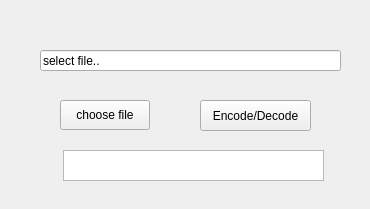
<?xml version="1.0" encoding="UTF-8"?>
<ui version="4.0">
 <class>Encoder</class>
 <widget class="QWidget" name="Encoder">
  <property name="geometry">
   <rect>
    <x>0</x>
    <y>0</y>
    <width>370</width>
    <height>209</height>
   </rect>
  </property>
  <property name="windowTitle">
   <string>Encoder</string>
  </property>
  <widget class="QLineEdit" name="file_path">
   <property name="geometry">
    <rect>
     <x>40</x>
     <y>50</y>
     <width>301</width>
     <height>21</height>
    </rect>
   </property>
   <property name="toolTip">
    <string>&lt;html&gt;&lt;head/&gt;&lt;body&gt;&lt;p&gt;select file or directory&lt;/p&gt;&lt;/body&gt;&lt;/html&gt;</string>
   </property>
   <property name="text">
    <string>select file..</string>
   </property>
   <property name="readOnly">
    <bool>true</bool>
   </property>
  </widget>
  <widget class="QPushButton" name="encode_or_decode_button">
   <property name="geometry">
    <rect>
     <x>200</x>
     <y>100</y>
     <width>111</width>
     <height>31</height>
    </rect>
   </property>
   <property name="text">
    <string>Encode/Decode</string>
   </property>
  </widget>
  <widget class="QToolButton" name="choose_file_button">
   <property name="geometry">
    <rect>
     <x>60</x>
     <y>100</y>
     <width>90</width>
     <height>30</height>
    </rect>
   </property>
   <property name="text">
    <string>choose file</string>
   </property>
  </widget>
  <widget class="QPlainTextEdit" name="info">
   <property name="geometry">
    <rect>
     <x>63</x>
     <y>150</y>
     <width>261</width>
     <height>31</height>
    </rect>
   </property>
  </widget>
 </widget>
 <resources/>
 <connections/>
</ui>
